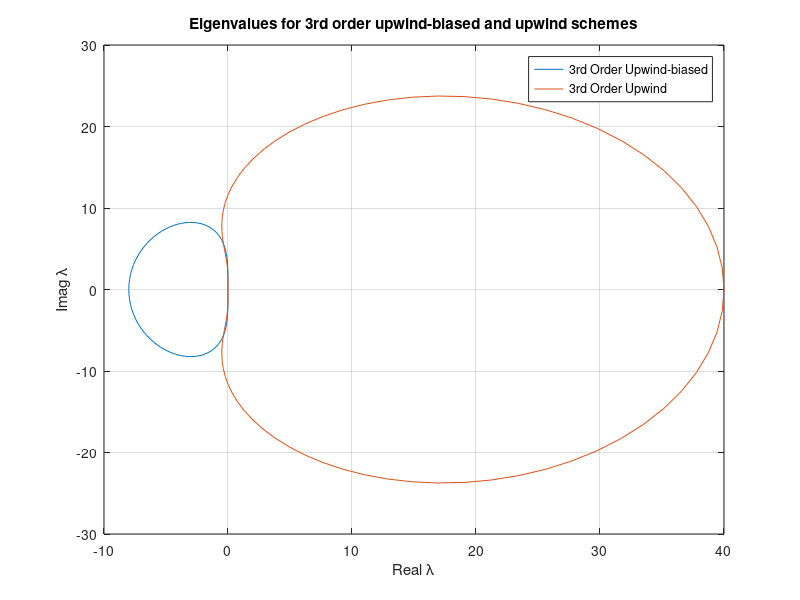
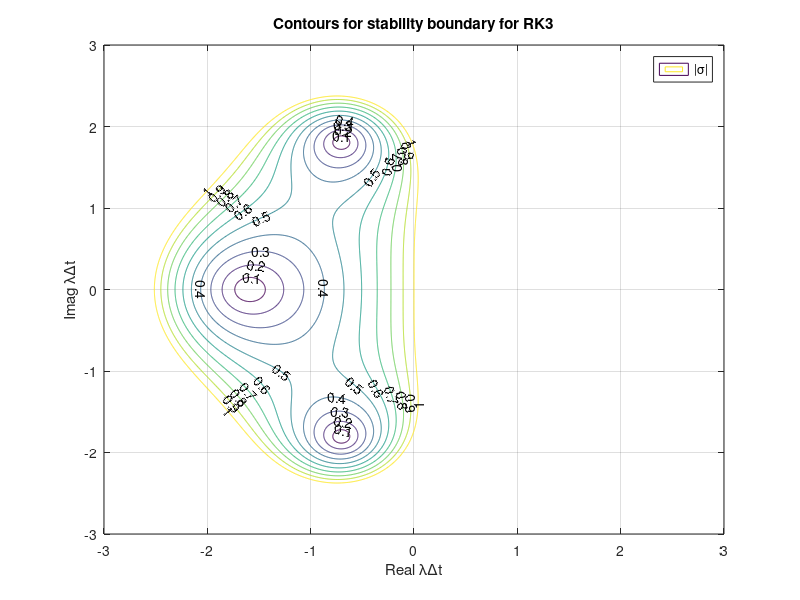
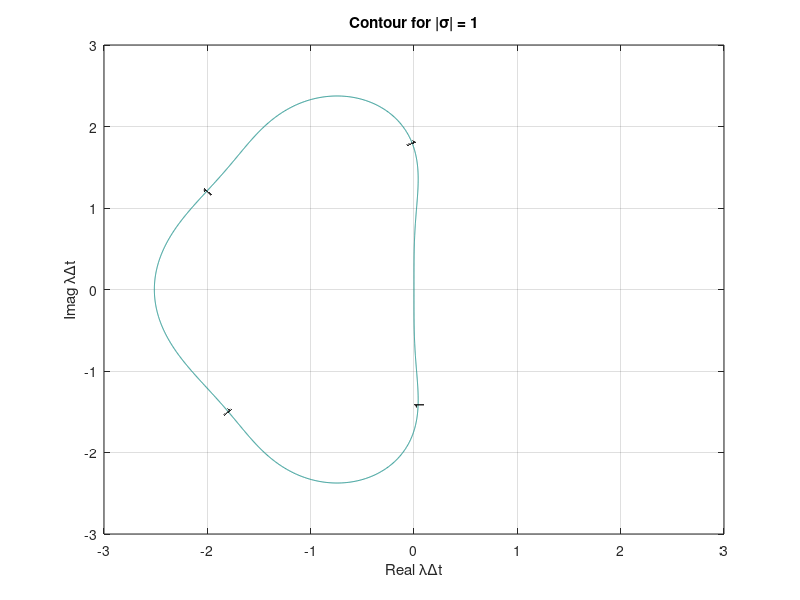

MATLAB code to generate these figures, in order:
%% MECH 510 - Assignment 2
% Nicholas Earle

clear;clc;

x = 0:2*pi/100:2*pi;

%% Third Order Upwind-Biased Scheme

Lubk = @(phi) 3 + 4*cos(phi) + cos(2*phi) + sqrt(-1)*(-8*sin(phi) - sin(2*phi));

Lub = -Lubk(x);

plot(real(Lub), imag(Lub));
xlabel('Real \lambda');
ylabel('Imag \lambda');
title('Eigenvalues for 3rd order upwind-biased and upwind schemes');
grid on;

%% Third Order Upwind only Schee

Luok = @(phi) 11 - 18*cos(phi) + 9*cos(2*phi) - 2*cos(3*phi) + sqrt(-1)*(18*sin(phi) - 9*sin(2*phi) + 2*sin(3*phi));

Luo = Luok(x);

hold on;
plot(real(Luo), imag(Luo));
legend('3rd Order Upwind-biased','3rd Order Upwind');

%% Three-stage Runge-Kutta

% Specify x range and number of points
x0 = -3;
x1 = 3;
Nx = 901;
% Specify y range and number of points
y0 = -3;
y1 = 3;
Ny = 901;
% Construct mesh
xv = linspace(x0,x1,Nx);
yv = linspace(y0,y1,Ny);
[x,y] = meshgrid(xv,yv);
% Calculate z
z = x + 1i*y;
g3 = 1 + z + 1/2*z.^2 + 1/6*z.^3;

b = 0.1:0.1:1;
% Calculate magnitude of g
gmag = abs(g3);
% Plot contours of gmag
figure();
contour(x,y,gmag,b,'ShowText', 'on');
%axis([x0,x1,y0,y1]);
%axis('square');
xlabel('Real \lambda\Deltat');
ylabel('Imag \lambda\Deltat');
title('Contours for stability boundary for RK3');
legend('|\sigma|');
grid on;

figure()
contour(x,y,gmag,[1 1],'ShowText', 'on');
xlabel('Real \lambda\Deltat');
ylabel('Imag \lambda\Deltat');
title('Contour for |\sigma| = 1');
grid on;
